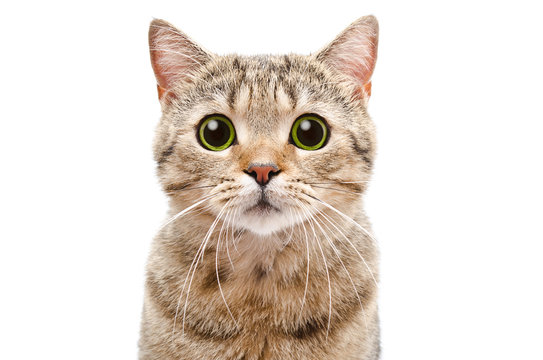
#> input picture Cat.jpg, 543 x 360 px
$ jupyter execute 3_Computer_Vision_Techniques_part_1.ipynb
#> lines starting #> are read from the running program, lines starting #| are printed output that depends on the picture
# **COMPUTER VISION TECHNIQUES - part 1**
## By: Ayush Adarsh
### Notebook no. : 3

## Link to Hand-written Notes: [3-Computer Vision Techniques-part1](https://drive.google.com/file/d/1P2WD5OdXmnp_BwjwJfoAzKP_TANSJghT/view?usp=sharing)

# **1. Image Formation**

## 2-D image from a real world 3-D View

### **Pinhole Camera Model**

The pinhole camera model transforms 3D world coordinates \((X, Y, Z)\) into 2D image coordinates \((u, v)\) using the following formula:

$$
\begin{bmatrix}
u \\
v \\
1
\end{bmatrix}
=
\frac{1}{Z}
\begin{bmatrix}
f_x & 0 & c_x \\
0 & f_y & c_y \\
0 & 0 & 1
\end{bmatrix}
\begin{bmatrix}
X \\
Y \\
Z
\end{bmatrix}
$$

Where:

- $(X, Y, Z)$: 3D world coordinates. (unit: m (metres))
- $(u, v)$: 2D image coordinates. (unit: pixels)
- $(f_x, f_y)$: Focal lengths in pixels (along $x$ and $y$). (unit: pixels)
- $(c_x, c_y)$: Principal point (center of the image). (unit: pixels)
- $Z$: Depth of the point in the scene. (unit: m (metres))

**Note-** Take $(f_x, f_y)$, $(u, v)$, $(c_x,c_y)$ in pixels and $(X,Y,Z)$ in metres

Code

[cell 1]
import numpy as np

def project_3d_to_2d(points_3d, fx, fy, cx, cy):
    """
    Projects 3D points onto a 2D image plane using the pinhole camera model.

    :param points_3d: Array of 3D points (N x 3).
    :param fx, fy: Focal lengths in x and y directions.
    :param cx, cy: Principal point offsets.
    :return: Array of 2D points (N x 2).
    """
#> called with points_3d = array of shape (4, 3), fx = 800, fy = 800, cx = 400, cy = 400
    # Camera matrix
    K = np.array([
        [fx, 0, cx],
        [0, fy, cy],
        [0,  0,  1]
    ])

    # Project points
    projected_points = []
    for point in points_3d:
        X, Y, Z = point
        if Z == 0:
            continue  # Avoid division by zero
        homogeneous_point = np.array([X, Y, Z])
        pixel_coords = np.dot(K, homogeneous_point) / Z
        projected_points.append(pixel_coords[:2])  # Take only (u, v)

    return np.array(projected_points)

# Example 3D points
points_3d = np.array([
    [1, 1, 5],
    [-1, -1, 5],
    [2, 2, 10],
    [-2, -2, 10]
])

# Camera parameters
fx, fy = 800, 800  # Focal length in pixels
cx, cy = 400, 400  # Principal point (center of image)

# Project points
points_2d = project_3d_to_2d(points_3d, fx, fy, cx, cy)
print("Projected 2D points:\n", points_2d)

#  **2. Image Transformation**

[cell 2]
import cv2
import matplotlib.pyplot as plt

image_path = 'Cat.jpg'
image = cv2.imread(image_path)
#> image is the input picture: shape (360, 543, 3); mean B, G, R 210.6, 219.2, 229
image = cv2.cvtColor(image, cv2.COLOR_BGR2RGB)
resized_image = cv2.resize(image, (256, 256))
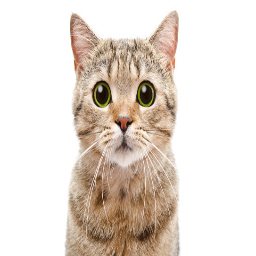
#> resized_image: shape (256, 256, 3); mean R, G, B 229, 219.1, 210.6

[cell 3]
plt.figure(figsize=(12, 8))
plt.subplot(2, 3, 1)
plt.imshow(resized_image)
plt.title("Original Image")
plt.axis("off")

## A. Orthogonal Transformation (Rotation)

Orthogonal transformations can be expressed mathematically using a rotation matrix:

\[
\begin{aligned}
    \text{For a point } (x, y) \text{ in the original image, the transformed point } (x', y') \text{ is given by:} \\
    \begin{bmatrix}
    x' \\
    y'
    \end{bmatrix} =
    \begin{bmatrix}
    \cos \theta & -\sin \theta \\
    \sin \theta & \cos \theta
    \end{bmatrix}
    \begin{bmatrix}
    x - x_c \\
    y - y_c
    \end{bmatrix} +
    \begin{bmatrix}
    x_c \\
    y_c
    \end{bmatrix}
\end{aligned}
\]

Where:
- $(x, y)$: Original coordinates.
- $(x', y')$: Transformed coordinates.
- $(x_c, y_c)$: Center of rotation (image center).
- $(θ)$: Rotation angle (in degrees, converted to radians internally).
- The matrix $(\begin{bmatrix} \cos \theta & -\sin \theta \\ \sin \theta & \cos \theta \end{bmatrix})$ performs the rotation around the origin.
- Translation $(\begin{bmatrix} x_c \\ y_c \end{bmatrix})$ repositions the rotated image.

---

### **Use Cases**

Orthogonal transformations are widely used in computer vision and image processing for the following purposes:

1. **Augmentation in Deep Learning**:
   - To artificially increase the size of datasets by applying transformations like rotation.

2. **Geometric Corrections**:
   - To adjust images taken from different angles for alignment.

3. **Object Detection**:
   - To detect objects invariant to rotations or orientations.

4. **Medical Imaging**:
   - To analyze structures at different orientations, such as rotating X-rays or MRI images for enhanced study.

[cell 4]
angle = 45  # Rotation angle in degrees
center = (resized_image.shape[1] // 2, resized_image.shape[0] // 2) #centre of resized image(length/2,breadth/2)
#> center = (128, 128)
rotation_matrix = cv2.getRotationMatrix2D(center, angle, 1)  #rotation
orthogonal_image = cv2.warpAffine(resized_image, rotation_matrix, (256, 256))
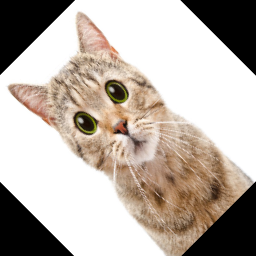
#> orthogonal_image: shape (256, 256, 3); mean R, G, B 185.3, 175.4, 166.9

plt.subplot(2, 3, 2)
plt.imshow(orthogonal_image)
plt.title("Orthogonal Transformation")
plt.axis("off")

## B. Euclidean Transformation (Translation + Rotation)

### **Euclidean Transformation Formula**

Euclidean transformations combine **translation** and **rotation**, preserving distances and angles. The mathematical formulation for a Euclidean transformation is:

#### **Translation**
\[
\begin{aligned}
    \text{For a point } (x, y) \text{, the translated point } (x', y') \text{ is given by:} \\
    \begin{bmatrix}
    x' \\
    y'
    \end{bmatrix} =
    \begin{bmatrix}
    1 & 0 & t_x \\
    0 & 1 & t_y
    \end{bmatrix}
    \begin{bmatrix}
    x \\
    y \\
    1
    \end{bmatrix}
\end{aligned}
\]

Where:
- $(t_x)$: Horizontal translation (in pixels).

- $(t_y)$: Vertical translation (in pixels).

#### **Rotation**
\
\begin{aligned}
    \text{For the translated point, rotation by an angle } \theta \text{ about a center } (x_c, y_c) \text{ is:} \\
    \begin{bmatrix}
    x'' \\
    y''
    \end{bmatrix} =
    \begin{bmatrix}
    \cos \theta & -\sin \theta \\
    \sin \theta & \cos \theta
    \end{bmatrix}
    \begin{bmatrix}
    x' - x_c \\
    y' - y_c
    \end{bmatrix} +
    \begin{bmatrix}
    x_c \\
    y_c
    \end{bmatrix}
\end{aligned}

---

### **Use Cases**

Euclidean transformations are fundamental in image processing for tasks like:

1. **Image Alignment**:
   - Used in medical imaging or stitching panoramas to align images.

2. **Robotics and Navigation**:
   - Transform images or points in maps for localization and navigation.

3. **Motion Analysis**:
   - Analyze motion in videos by comparing transformed frames.

4. **Object Tracking**:
   - Simplify tracking by translating or rotating the reference object to the current frame.

5. **Augmentation in ML**:
   - Create realistic variations in datasets by combining translation and rotation.

---

[cell 5]
# Translate 30px right, 50px down
translation_matrix = np.float32([[1, 0, 30], [0, 1, 50]])
translated_image = cv2.warpAffine(resized_image, translation_matrix, (256, 256))
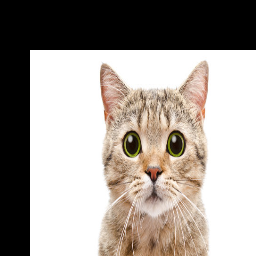
#> translated_image: shape (256, 256, 3); mean R, G, B 162.7, 155.4, 149.3

# 30 deg angle rotation
rotation_matrix_euclidean = cv2.getRotationMatrix2D(center, 30, 1)
euclidean_image = cv2.warpAffine(translated_image, rotation_matrix_euclidean, (256, 256))
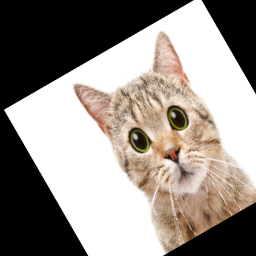
#> euclidean_image: shape (256, 256, 3); mean R, G, B 148.2, 141, 134.9

plt.subplot(2, 3, 3)
plt.imshow(euclidean_image)
plt.title("Euclidean Transformation")
plt.axis("off")

## C. Affine Transformation

Affine transformations involve linear transformations followed by translation. The affine transformation preserves points, straight lines, and planes. The formula is given by:

#### **Affine Transformation Formula**
\
\begin{aligned}
    \text{For a point } (x, y) \text{, the transformed point } (x', y') \text{ is computed as:} \\
    \begin{bmatrix}
    x' \\
    y'
    \end{bmatrix} =
    \begin{bmatrix}
    a_{11} & a_{12} & t_x \\
    a_{21} & a_{22} & t_y
    \end{bmatrix}
    \begin{bmatrix}
    x \\
    y \\
    1
    \end{bmatrix}
\end{aligned}

Where:
- $(a_{11}, a_{12}, a_{21}, a_{22})$: Linear transformation components.
- $(t_x, t_y)$: Translation components.
- $(a_{11}, a_{12}, a_{21}, a_{22})$: Define Rotation, Scaling and Shearing

#### **Using Three Points**
The affine transformation is uniquely defined by the mapping of three non-collinear points:

$
\text{Input Points: } (x_1, y_1), (x_2, y_2), (x_3, y_3) \\
\text{Output Points: } (x_1', y_1'), (x_2', y_2'), (x_3', y_3')
$

The transformation matrix is computed using these corresponding points.

---

### **Use Cases**

Affine transformations are used in:

1. **Image Registration**:
   - Align images taken from different perspectives by mapping key points.

2. **Object Detection**:
   - Detect objects in transformed or skewed orientations.

3. **Augmentation for Neural Networks**:
   - Apply transformations like shearing, scaling, and rotation for diverse datasets.

4. **Graphics Design**:
   - Create artistic effects like perspective or skewing.

5. **Map Transformations**:
   - Adjust and align geographical data for different projections.

---

[cell 6]
# Define three points and their affine transformations
pts1 = np.float32([[50, 50], [200, 50], [50, 200]])  #ORIGINAL LOCATION OF THREE POINTS

pts2 = np.float32([[10, 100], [200, 50], [100, 250]]) #LOCATION WHERE WE WANT THESE POINTS TO BE AFTER AFFINE TRANSFORMATION
#here we have first defined the output of the affine transformation and the parameters will get automatically adjusted

affine_matrix = cv2.getAffineTransform(pts1, pts2)
affine_image = cv2.warpAffine(resized_image, affine_matrix, (256, 256))
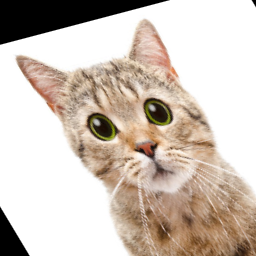
#> affine_image: shape (256, 256, 3); mean R, G, B 205.9, 193.7, 183.4

plt.subplot(2, 3, 4)
plt.imshow(affine_image)
plt.title("Affine Transformation")
plt.axis("off")

## D. Projective Transformation

### **Mathematical Formula:**

The projective transformation (also known as a perspective transformation) maps points from one plane to another using a **homography matrix**. It can be represented as:

$$
\begin{bmatrix} u \\ v \\ 1 \end{bmatrix} = \mathbf{H} \cdot \begin{bmatrix} X \\ Y \\ 1 \end{bmatrix}
$$

Where:
- $(u,v)$ are the coordinates of the point in the transformed (output) image.
- $ (X,Y)$ are the coordinates of the point in the original (input) image.
- $(H)$ is the **3x3 homography matrix**:

$$
\mathbf{H} =
\begin{bmatrix}
h_{11} & h_{12} & h_{13} \\
h_{21} & h_{22} & h_{23} \\
h_{31} & h_{32} & h_{33}
\end{bmatrix}
$$

The homography matrix $(H)$ is computed using corresponding points in the input and output images. This transformation allows for changing the perspective view of the image.

Expanding this gives two equations per point correspondence:

$$
u_i = h_{11} X_i + h_{12} Y_i + h_{13}
$$

$$
v_i = h_{21} X_i + h_{22} Y_i + h_{23}
$$

$$
1 = h_{31} X_i + h_{32} Y_i + h_{33}
$$

### **Use Cases:**

1. **Image Warping**: Projective transformations can be used for image warping, where an image is transformed to change its perspective, such as correcting lens distortion or simulating different viewing angles.

2. **Panorama Stitching**: In applications like stitching multiple images into a single panoramic image, projective transformations are used to align the images as if they were captured from different points of view.

3. **Augmented Reality**: It is used to overlay virtual objects onto real-world scenes by mapping the scene to a new perspective.

4. **Camera Calibration**: Projective transformations help in calibrating cameras by analyzing how the world coordinates map to image coordinates.

5. **Geospatial Imaging**: In mapping and geospatial imaging, projective transformations are used to convert images from one coordinate system to another, such as when overlaying satellite images on maps.

[cell 7]
# Define four points and their projective transformations
pts1_proj = np.float32([[0, 0], [256, 0], [0, 256], [256, 256]]) #ORIGINAL LOCATION OF four POINTS
pts2_proj = np.float32([[0, 0], [200, 50], [50, 200], [256, 256]]) #LOCATION WHERE WE WANT THESE POINTS TO BE AFTER Projective TRANSFORMATION
projective_matrix = cv2.getPerspectiveTransform(pts1_proj, pts2_proj)
#here we have first defined the output of the affine transformation and the parameters will get automatically adjusted

projective_image = cv2.warpPerspective(resized_image, projective_matrix, (256, 256))
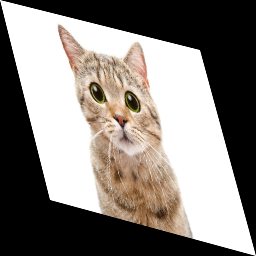
#> projective_image: shape (256, 256, 3); mean R, G, B 134.1, 128.3, 123.2

plt.subplot(2, 3, 5)
plt.imshow(projective_image)
plt.title("Projective Transformation")
plt.axis("off")
plt.tight_layout()
plt.show()

# **3. Fourier Transform**

### **Mathematical Formula:**

The Fourier Transform is a mathematical operation that transforms a time-domain signal (or spatial-domain image) into its frequency-domain representation. It decomposes a function into oscillatory components, making it easier to analyze the frequency content.

For a continuous function \( f(t) \), the Fourier Transform is given by:

$$
F(\omega) = \int_{-\infty}^{\infty} f(t) e^{-i \omega t} dt
$$

Where:
- $ f(t)$ is the time-domain or spatial-domain signal (input function),
- $ F(\omega) $ is the frequency-domain representation (output function),
-  $\omega $ is the angular frequency,
-  $e^{-i \omega t} $ is the complex exponential function (basis function) that oscillates at frequency $\omega$ .

For a discrete function (like digital images or signals), the Discrete Fourier Transform (DFT) is used, defined as:

$$
F[k] = \sum_{n=0}^{N-1} f[n] e^{-i \frac{2\pi}{N} k n}
$$

Where:
-   $ f[n]$ is the sampled input function (discrete signal),
-  $F[k] $ is the frequency-domain representation,
-  $N $ is the total number of samples,
- $ k $ is the index for the frequency components.

### **Use Cases:**

**Image Processing**: In image processing, Fourier Transform is used for tasks like image filtering, noise reduction, and compression. It helps by analyzing the frequency components of an image, where high-frequency components typically represent edges and fine details.

[cell 8]
from numpy.fft import fft, ifft

t = np.linspace(0, 1, 500)
f1 = 5  # frequency of first sine wave
f2 = 50  # frequency of second sine wave
signal = np.sin(2 * np.pi * f1 * t) + np.sin(2 * np.pi * f2 * t)

# Compute Fourier Transform
signal_fft = fft(signal)
frequencies = np.fft.fftfreq(len(signal), t[1] - t[0])

plt.figure(figsize=(12, 6))

plt.subplot(1, 2, 1)
plt.plot(t, signal)
plt.title('Original Signal')
plt.xlabel('Time (s)')
plt.ylabel('Amplitude')

plt.subplot(1, 2, 2)
plt.plot(frequencies[:len(frequencies)//2], np.abs(signal_fft)[:len(frequencies)//2])  # Magnitude Spectrum
plt.title('Magnitude of Fourier Transform')
plt.xlabel('Frequency (Hz)')
plt.ylabel('Amplitude')

plt.tight_layout()
plt.show()
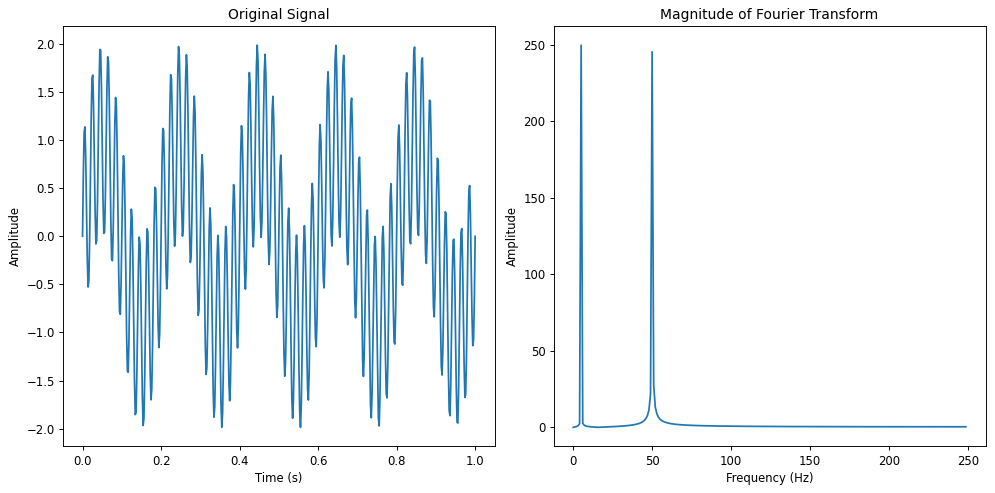
#> figure drawn by matplotlib, 2 panels; panel 1: curve peaks at x = 0.445, y = 1.99; panel 2: curve peaks at x = 4.99, y = 249.8

### Code Explanation
####  Signal Generation:
A sample signal is created by adding two sine waves with different frequencies,  $f_1 = 5 $ $Hz$ and $f_2 = 50$ $Hz$.

#### Fourier Transform:
The Fourier Transform is computed using `np.fft.fft()`, which converts the signal from the time domain to the frequency domain.

#### Plotting:
The original signal is plotted on the left, and the magnitude of the Fourier Transform is plotted on the right, showing how the signal's frequency components are distributed.

# **4. Image Restoration**

* Image restoration refers to the process of recovering an image that has been degraded due to various factors such as noise, blurring, or distortions.
* The goal is to reverse or minimize the effects of degradation, so the image becomes clearer and more closely resembles the original.
* Common degradation factors include Gaussian noise, motion blur, and defocus blur.

### Mathematical Intuition
The process of image restoration typically assumes that the observed degraded image $g(x, y)$ can be modeled as a convolution of the original image $f(x, y)$ with a degradation function $h(x, y)$, plus some noise $n(x, y)$:

$g(x, y) = h(x, y) * f(x, y) + n(x, y)$

Where:

- $g(x, y)$ is the degraded image.
- $h(x, y)$ is the degradation function (e.g., motion blur, Gaussian blur).
- $f(x, y)$ is the original (ideal) image.
- $n(x, y)$ is the noise in the image.
- $*$ denotes convolution.

The goal of image restoration is to estimate $f(x, y)$ given $g(x, y)$, the degraded image, and the known degradation function $h(x, y)$.

## A. Wiener Filtering for Convolution

The **Wiener Filter** is used for image restoration to minimize the mean squared error (MSE) between the restored image $\hat{f}(x, y)$ and the original image $f(x, y)$.

The Wiener Filter in the frequency domain is given by:

$ H_w(u, v) = \frac{H^*(u, v)}{|H(u, v)|^2 + \frac{S_n(u, v)}{S_f(u, v)}}$

Where:

- $H(u, v)$ is the Fourier Transform of the degradation function $h(x, y)$.
- $H^*(u, v)$ is the complex conjugate of $H(u, v)$.
- $S_n(u, v)$ is the power spectral density of the noise $n(x, y)$.
- $S_f(u, v)$ is the power spectral density of the original image $f(x, y)$.
- $H_w(u, v)$ is the Wiener Filter in the frequency domain.

The restored image $\hat{F}(u, v)$ in the frequency domain is computed as:

$
\hat{F}(u, v) = H_w(u, v) \cdot G(u, v)
$

Where:

- $G(u, v)$ is the Fourier Transform of the degraded image $g(x, y)$.
- $\hat{F}(u, v)$ is the Fourier Transform of the restored image.

Finally, the restored image $\hat{f}(x, y)$ is obtained by applying the inverse Fourier Transform:

$
\hat{f}(x, y) = \mathcal{F}^{-1}(\hat{F}(u, v))
$

#### Purpose of Wiener Filter:

The Wiener Filter aims to balance the effects of noise reduction and image detail preservation. It is particularly useful when the degradation function $h(x, y)$ and noise characteristics are known or can be estimated.

[cell 9]
from scipy.signal import convolve2d

[cell 10]
image = cv2.imread('Cat.jpg', cv2.IMREAD_GRAYSCALE)
#> image: shape (360, 543); min 0, max 255, mean 221.1

# Add motion blur to the image (example degradation)
size = 15
kernel_motion_blur = np.zeros((size, size))
kernel_motion_blur[int((size-1)/2), :] = np.ones(size)
kernel_motion_blur = kernel_motion_blur / size

degraded_image = cv2.filter2D(image, -1, kernel_motion_blur)

[cell 11]
# Wiener filter (simple implementation)
def wiener_filter(degraded_image, kernel, noise_variance=0.05):
#> called with kernel = array of shape (15, 15), noise_variance = 0.05
    kernel_fft = np.fft.fft2(kernel, s=degraded_image.shape) #check formula
    image_fft = np.fft.fft2(degraded_image) #check formula
    kernel_conj = np.conj(kernel_fft) #check formula

    restored_fft = (kernel_conj * image_fft) / (np.abs(kernel_fft)**2 + noise_variance) #check formula

    restored_image = np.abs(np.fft.ifft2(restored_fft))
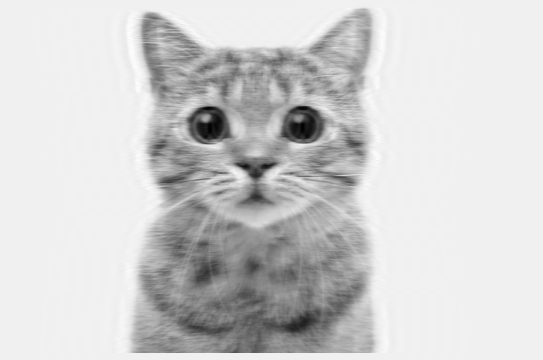
#> restored_image: shape (360, 543) float64; min 1.65, max 256.9, mean 210.6; drawn with min black and max white
    return np.uint8(restored_image)

restored_image = wiener_filter(degraded_image, kernel_motion_blur)

[cell 12]
# Plot the images
plt.figure(figsize=(12, 10))

plt.subplot(1, 3, 1)
plt.imshow(image, cmap='gray')
plt.title('Original Image')
plt.axis('off')

plt.subplot(1, 3, 2)
plt.imshow(degraded_image, cmap='gray')
plt.title('Degraded Image')
plt.axis('off')

plt.subplot(1, 3, 3)
plt.imshow(restored_image, cmap='gray')
plt.title('Restored Image')
plt.axis('off')

plt.tight_layout()
plt.show()

# **5. Histogram Processing**

#### **Mathematical Formula**

The histogram of an image represents the frequency of occurrence of each intensity level in the image. For an image with intensity levels $( r_k)$ where $( k = 0, 1, \dots, L-1)$:

1. **Histogram Definition**:

   $h(r_k)$ = $n_k$

   - $(r_k)$: Intensity level $(k)$.
   - $(n_k)$: Number of pixels with intensity $(r_k)$.

2. **Normalized Histogram**:

   $pr_k = \frac{n_k}{n}$

   - $p(r_k)$: Probability of intensity level $r_k$.
   - $n$: Total number of pixels in the image.

3. **Cumulative Distribution Function (CDF)**:
  $
   c(r_k) = \sum_{j=0}^{k} p(r_j)
  $
   - $ c(r_k)$: Cumulative probability up to intensity level $ r_k$.

4. **Histogram Equalization**:
   $
   s_k = (L-1) \cdot c(r_k)
 $
   - $s_k$: Transformed intensity value after equalization.
   - $L$ : Total number of intensity levels.

---

#### **Use Cases**

1. **Enhancing Image Contrast**:
   - Histogram equalization can enhance the contrast of low-light or poorly contrasted images.

2. **Pattern Recognition**:
   - Helps in preprocessing images for better feature extraction in computer vision tasks.

[cell 13]
image = cv2.imread('Cat.jpg', cv2.IMREAD_GRAYSCALE)

# original histogram
hist_original, bins_original = np.histogram(image.flatten(), 256, [0, 256])
#> hist_original = 256 values, max 121314 at index 255, min 0 at index 1, mean 763.6; bins_original = 257 values from 0 to 256

# Applying histogram equalization
equalized_image = cv2.equalizeHist(image)
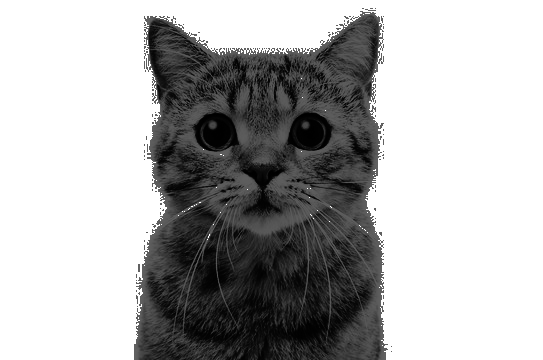
#> equalized_image: shape (360, 543); min 0, max 255, mean 176.7

# Computing the equalized histogram
hist_equalized, bins_equalized = np.histogram(equalized_image.flatten(), 256, [0, 256])
#> hist_equalized = 256 values, max 121314 at index 255, min 0 at index 98, mean 763.6; bins_equalized = 257 values from 0 to 256

#original image and its histogram
plt.figure(figsize=(12, 6))

plt.subplot(2, 2, 1)
plt.imshow(image, cmap='gray')
plt.title('Original Image')
plt.axis('off')

plt.subplot(2, 2, 2)
plt.plot(hist_original, color='blue')
plt.title('Original Histogram')
plt.xlim([0, 256])

#equalized image and its histogram
plt.subplot(2, 2, 3)
plt.imshow(equalized_image, cmap='gray')
plt.title('Equalized Image')
plt.axis('off')

plt.subplot(2, 2, 4)
plt.plot(hist_equalized, color='green')
plt.title('Equalized Histogram')
plt.xlim([0, 256])

plt.tight_layout()
plt.show()
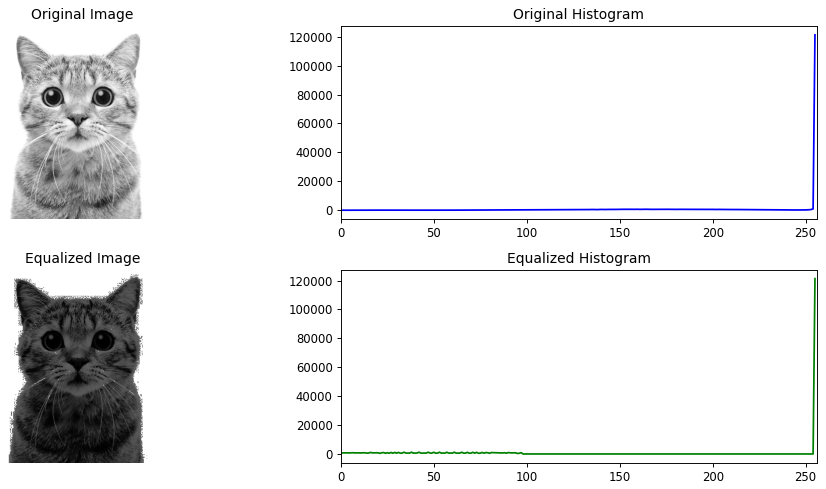
#> figure drawn by matplotlib, 4 panels; panel 2: curve peaks at x = 255, y = 121314; panel 4: curve peaks at x = 255, y = 121314
